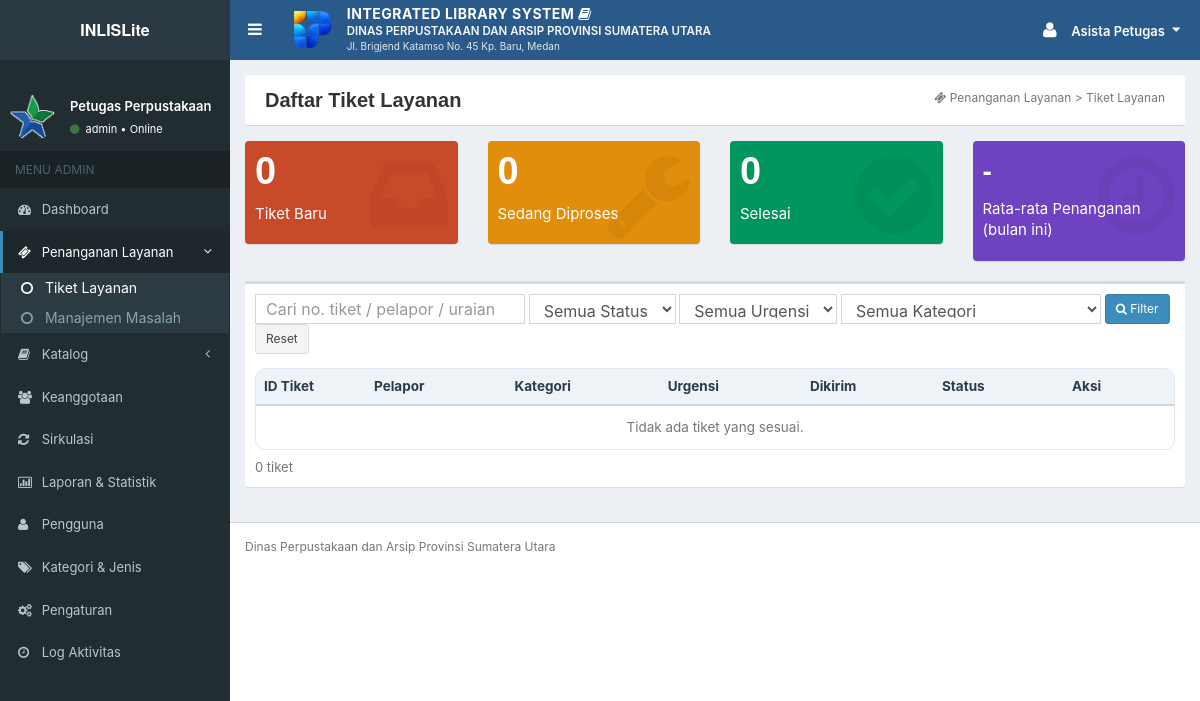
The page /admin/tiket.php (signed in) on the database as committed earlier.
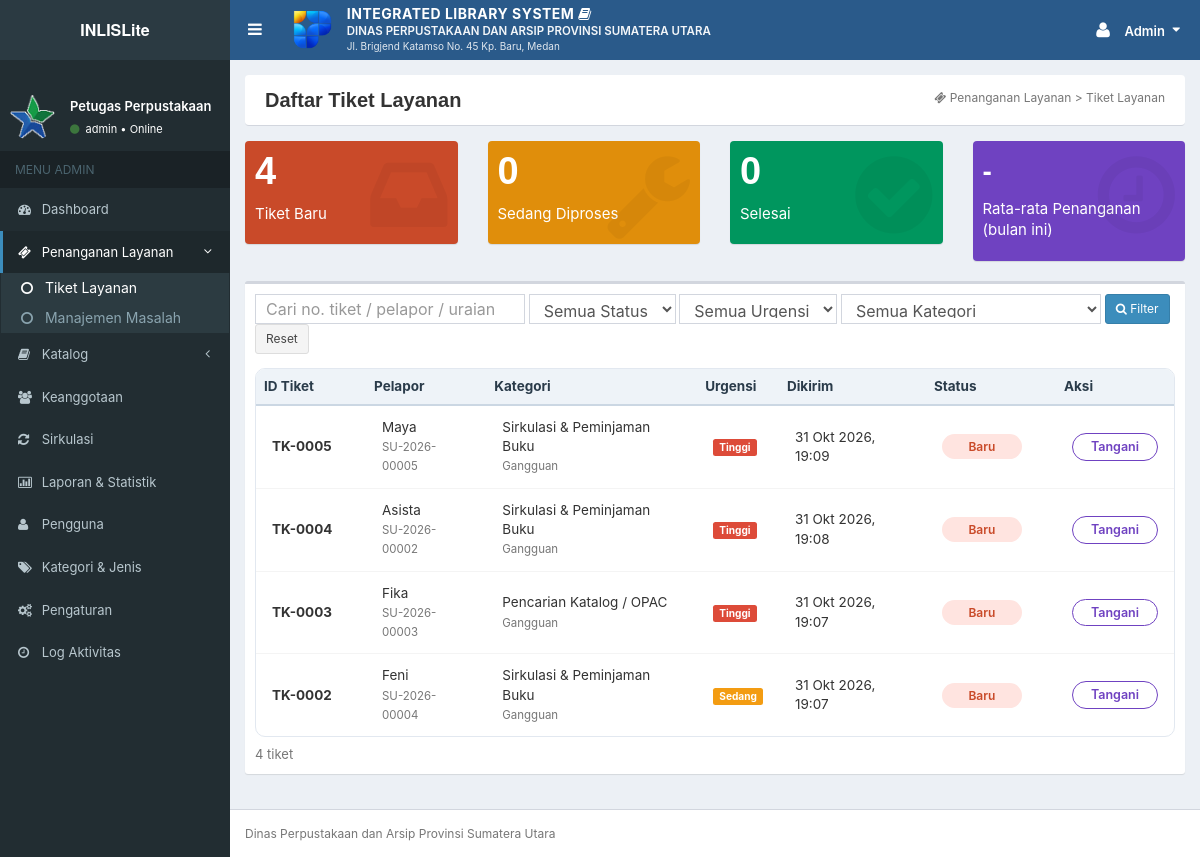
The same page on the database as committed later.
### tables this page shows
CREATE TABLE `users` (
  `id_user` int(10) UNSIGNED NOT NULL,
  `nama` varchar(100) NOT NULL,
  `username` varchar(50) NOT NULL,
  `email` varchar(100) DEFAULT NULL,
  `password` varchar(255) NOT NULL COMMENT 'hash bcrypt (password_hash)',
  `peran` enum('Admin','Pemustaka','Pimpinan') NOT NULL,
  `status` enum('Aktif','Nonaktif') NOT NULL DEFAULT 'Aktif',
  `last_login` datetime DEFAULT NULL,
  `created_at` datetime NOT NULL DEFAULT current_timestamp(),
  `updated_at` datetime NOT NULL DEFAULT current_timestamp() ON UPDATE current_timestamp()
);

CREATE TABLE `tiket_insiden` (
  `id_tiket` int(10) UNSIGNED NOT NULL,
  `nomor_tiket` varchar(20) NOT NULL,
  `id_pelapor` int(10) UNSIGNED NOT NULL,
  `id_admin` int(10) UNSIGNED DEFAULT NULL,
  `jenis` varchar(60) NOT NULL,
  `kategori` varchar(60) NOT NULL,
  `urgensi` enum('Rendah','Sedang','Tinggi') NOT NULL DEFAULT 'Rendah',
  `deskripsi` text NOT NULL,
  `kontak` varchar(100) DEFAULT NULL,
  `status` enum('Baru','Diproses','Selesai') NOT NULL DEFAULT 'Baru',
  `penanganan` text DEFAULT NULL COMMENT 'catatan penanganan / solusi',
  `tanggal_diproses` datetime DEFAULT NULL,
  `tanggal_selesai` datetime DEFAULT NULL,
  `rating` tinyint(3) UNSIGNED DEFAULT NULL COMMENT 'kepuasan pemustaka 1-5',
  `ulasan` varchar(255) DEFAULT NULL,
  `tanggal_dibuat` datetime NOT NULL DEFAULT current_timestamp(),
  `updated_at` datetime NOT NULL DEFAULT current_timestamp() ON UPDATE current_timestamp()
);

CREATE TABLE `anggota` (
  `id_anggota` int(10) UNSIGNED NOT NULL,
  `id_user` int(10) UNSIGNED DEFAULT NULL,
  `nomor_anggota` varchar(30) NOT NULL,
  `nama` varchar(100) NOT NULL,
  `jenis_anggota` enum('Umum','Pelajar','Mahasiswa','Pegawai') NOT NULL DEFAULT 'Umum',
  `jenis_kelamin` enum('Laki-laki','Perempuan') DEFAULT NULL,
  `alamat` varchar(255) DEFAULT NULL,
  `telepon` varchar(20) DEFAULT NULL,
  `email` varchar(100) DEFAULT NULL,
  `tanggal_daftar` date NOT NULL,
  `masa_berlaku` date NOT NULL,
  `status` enum('Aktif','Nonaktif') NOT NULL DEFAULT 'Aktif',
  `created_at` datetime NOT NULL DEFAULT current_timestamp(),
  `updated_at` datetime NOT NULL DEFAULT current_timestamp() ON UPDATE current_timestamp()
);

### admin/tiket.php (the view, shortened to what the changed rows need)
<?php
require dirname(__DIR__) . '/app/bootstrap.php';
require APP_ROOT . '/app/views/layout.php';
Auth::wajib(['Admin']);
$f = [
    'status'   => get('status'),
    'urgensi'  => get('urgensi'),
    'kategori' => get('kategori'),
    'q'        => get('q'),
];
$ring = PermintaanLayanan::ringkasStatus();
$total = PermintaanLayanan::hitung($f);
$pg = paginasi($total, 10);
$daftar = PermintaanLayanan::daftar($f, $pg['per'], $pg['offset']);
$bulanIni = DashboardManfaat::ringkasan(date('Y-m-01'), date('Y-m-d', strtotime('first day of next month')));
tampil_header('Daftar Tiket Layanan', 'tiket', ['ikon' => 'ticket', 'crumb' => 'Penanganan Layanan > Tiket Layanan']);
?>
<div class="row">
    <div class="col-md-3 col-xs-6"><div class="small-box" style="background:#c94a29;color:#fff;border-radius:4px"><div class="inner"><h3><?= $ring['baru'] ?></h3><p>Tiket Baru</p></div><div class="icon" style="opacity:.3"><i class="fa fa-inbox"></i></div></div></div>
</div>
<div class="box box-default">
    <div class="box-body">
        <form method="get" class="form-inline" style="margin-bottom:14px">
            <input type="text" name="q" value="<?= e($f['q']) ?>" class="form-control input-sm" placeholder="Cari no. tiket / pelapor / uraian" style="min-width:230px">
            <select name="status" class="form-control input-sm"><option value="">Semua Status</option>
                <?php foreach (PermintaanLayanan::STATUS as $s): ?><option<?= selected($f['status'], $s) ?>><?= e($s) ?></option><?php endforeach; ?></select>
            <select name="urgensi" class="form-control input-sm"><option value="">Semua Urgensi</option>
                <?php foreach (PermintaanLayanan::URGENSI as $s): ?><option<?= selected($f['urgensi'], $s) ?>><?= e($s) ?></option><?php endforeach; ?></select>
            <select name="kategori" class="form-control input-sm"><option value="">Semua Kategori</option>
                <?php foreach (Referensi::nama('kategori', false) as $s): ?><option<?= selected($f['kategori'], $s) ?>><?= e($s) ?></option><?php endforeach; ?></select>
            <button class="btn btn-primary btn-sm"><i class="fa fa-search"></i> Filter</button>
            <a href="<?= e(url('admin/tiket.php')) ?>" class="btn btn-default btn-sm">Reset</a>
        </form>
        <div class="table-modern table-responsive">
            <table class="table" style="width:100%">
                <thead><tr><th style="width:110px">ID Tiket</th><th>Pelapor</th><th>Kategori</th><th>Urgensi</th><th>Dikirim</th><th style="width:130px">Status</th><th style="width:110px">Aksi</th></tr></thead>
                <tbody>
                <?php foreach ($daftar as $t): ?>
                    <tr>
                        <td><strong><?= e($t['nomor_tiket']) ?></strong></td>
                        <td><?= e($t['nama_pelapor']) ?><br><small class="text-muted"><?= e($t['nomor_anggota'] ?? '') ?></small></td>
                        <td><?= e($t['kategori']) ?><br><small class="text-muted"><?= e($t['jenis']) ?></small></td>
                        <td><?= badge_urgensi($t['urgensi']) ?></td>
                        <td><?= e(tgl_waktu($t['tanggal_dibuat'])) ?></td>
                        <td><?= badge_status($t['status']) ?></td>
                        <td><a class="btn-action-outline" href="<?= e(url('admin/tiket_detail.php?id=' . (int)$t['id_tiket'])) ?>"><?= $t['status'] === 'Baru' ? 'Tangani' : 'Lihat' ?></a></td>
                    </tr>
                <?php endforeach; ?>
                <?php if (!$daftar): ?><tr><td colspan="7" class="text-center text-muted">Tidak ada tiket yang sesuai.</td></tr><?php endif; ?>
                </tbody>
            </table>
        </div>
        <div class="text-muted" style="margin-top:8px"><?= angka($total) ?> tiket</div>
    </div>
</div>
<?php tampil_footer(); ?>

### app/views/layout.php (shortened to what the changed rows need)
<?php
function menu_peran(string $peran): array
{
    switch ($peran) {
        case 'Admin':
            return [
                ['Dashboard', 'dashboard', 'admin/index.php', 'dashboard'],
                ['Penanganan Layanan', 'ticket', null, 'layanan', [
                    ['Tiket Layanan', 'admin/tiket.php', 'tiket'],
                    ['Manajemen Masalah', 'admin/masalah.php', 'masalah'],
                ]],
                ['Katalog', 'book', null, 'katalog', [
                    ['Data Bibliografis', 'admin/bibliografi.php', 'bibliografi'],
                    ['Data Koleksi', 'admin/koleksi.php', 'koleksi'],
                ]],
                ['Keanggotaan', 'users', 'admin/anggota.php', 'anggota'],
                ['Sirkulasi', 'refresh', 'admin/sirkulasi.php', 'sirkulasi'],
                ['Laporan & Statistik', 'bar-chart-o', 'laporan.php', 'laporan'],
                ['Pengguna', 'user', 'admin/pengguna.php', 'pengguna'],
                ['Kategori & Jenis', 'tags', 'admin/kategori.php', 'kategori'],
                ['Pengaturan', 'gears', 'admin/pengaturan.php', 'pengaturan'],
                ['Log Aktivitas', 'clock-o', 'admin/log.php', 'log'],
            ];
    }
}
function tampil_header(string $judul, string $aktif = '', array $opsi = []): void
{
    $u = Auth::user();
    $peran = $u['peran'] ?? 'Pemustaka';
    ?>
<!DOCTYPE html>
<html lang="id">
<head>
    <link href="<?= e(asset('css/bootstrap.css')) ?>" rel="stylesheet">
    <link href="<?= e(asset('css/font-awesome.min.css')) ?>" rel="stylesheet">
    <link href="<?= e(asset('css/AdminLTE.css')) ?>" rel="stylesheet">
    <link href="<?= e(asset('css/_all-skins.css')) ?>" rel="stylesheet">
    <link href="<?= e(asset('css/sweetalert.css')) ?>" rel="stylesheet">
    <link href="<?= e(asset('css/app.css')) ?>" rel="stylesheet">
</head>
<body class="skin-blue sidebar-mini">
<div class="wrapper">
    <header class="main-header no-print">
        <nav class="navbar navbar-static-top" style="background-color:#2a5a8a;min-height:60px;">
            <div class="navbar-custom-menu">
                <ul class="nav navbar-nav" style="padding-top:5px;">
                    <li class="dropdown user user-menu">
                        <a href="#" class="dropdown-toggle" data-toggle="dropdown" style="padding-top:15px;padding-bottom:15px;" aria-label="Menu akun">
                            <i class="fa fa-user fa-lg"></i>
                            <span class="hidden-xs nama-user"><?= e($u['nama'] ?? '') ?></span>
                            <i class="fa fa-caret-down" style="margin-left:4px;"></i>
                        </a>
                    </li>
                </ul>
            </div>
        </nav>
    </header>
    <aside class="main-sidebar no-print">
        <section class="sidebar">
            <div class="user-panel">
                <div class="pull-left info">
                    <p><?= e($peran === 'Admin' ? 'Petugas Perpustakaan' : ($peran === 'Pimpinan' ? 'Pimpinan / Kepala Dinas' : 'Pemustaka')) ?></p>
                    <a href="#"><i class="fa fa-circle text-success"></i> <?= e($u['username'] ?? '') ?> &bull; Online</a>
                </div>
            </div>
            <ul class="sidebar-menu">
                <?php foreach (menu_peran($peran) as $m): ?>
                    <?php if (isset($m[4])): ?>
                        <?php $buka = false; foreach ($m[4] as $a) { if ($a[2] === $aktif) { $buka = true; } } ?>
                        <li class="treeview<?= $buka ? ' active' : '' ?>">
                            <a href="javascript:void(0)"><i class="fa fa-<?= e($m[1]) ?>"></i> <span><?= e($m[0]) ?></span><i class="fa fa-angle-left pull-right"></i></a>
                            <ul class="treeview-menu">
                                <?php foreach ($m[4] as $a): ?>
                                    <li<?= $a[2] === $aktif ? ' class="active"' : '' ?>><a href="<?= e(url($a[1])) ?>"><i class="fa fa-circle-o"></i> <?= e($a[0]) ?></a></li>
                                <?php endforeach; ?>
                            </ul>
                        </li>
                    <?php else: ?>
                        <li<?= $m[3] === $aktif ? ' class="active"' : '' ?>>
                            <a href="<?= e(url($m[2])) ?>"><i class="fa fa-<?= e($m[1]) ?>"></i> <span><?= e($m[0]) ?></span></a>
                        </li>
                    <?php endif; ?>
                <?php endforeach; ?>
            </ul>
        </section>
    </aside>
    <div class="content-wrapper" style="background-color:#ecf0f5;">
        <section class="content" style="padding-top:15px;">
    <?php
}
function tampil_footer(array $skrip = [], string $inline = ''): void
{
    ?>
        </section>
    </div>
</div>
</body>
</html>
    <?php
}

### app/helpers.php (shortened to what the changed rows need)
<?php
function e($v): string
{
    return htmlspecialchars((string)($v ?? ''), ENT_QUOTES | ENT_SUBSTITUTE, 'UTF-8');
}
function url(string $path = ''): string
{
    return BASE_URL . '/' . ltrim($path, '/');
}
function asset(string $path): string
{
    return url('assets/' . ltrim($path, '/'));
}
function get(string $key, string $default = ''): string
{
    $v = $_GET[$key] ?? $default;
    return is_string($v) ? trim($v) : $default;
}
function flash_ambil(): array
{
    $f = $_SESSION['_flash'] ?? [];
    return $f;
}
function tgl(?string $d, bool $pendek = true): string
{
    $t = strtotime($d);
    $b = BULAN_ID[(int)date('n', $t)];
    return date('j', $t) . ' ' . ($pendek ? substr($b, 0, 3) : $b) . ' ' . date('Y', $t);
}
function tgl_waktu(?string $d): string
{
    $t = strtotime($d);
    return $t === false ? '-' : tgl($d) . ', ' . date('H:i', $t);
}
function angka($n, int $desimal = 0): string
{
    return number_format((float)$n, $desimal, ',', '.');
}
function badge_status(string $status): string
{
    $map = [
        'Baru' => 'baru', 'Diproses' => 'diproses', 'Selesai' => 'selesai', 'Dianalisis' => 'diproses',
    ];
    $c = $map[$status] ?? 'selesai';
    return '<span class="status-badge ' . $c . '">' . e($status) . '</span>';
}
function badge_urgensi(string $u): string
{
    $c = ['Tinggi' => 'danger', 'Sedang' => 'warning', 'Rendah' => 'default'][$u] ?? 'default';
    return '<span class="label label-' . $c . '">' . e($u) . '</span>';
}
function paginasi(int $total, int $per = 10): array
{
    $pages = max(1, (int)ceil($total / $per));
    $page = (int)get('page', '1');
    $page = max(1, min($page, $pages));
    return ['page' => $page, 'pages' => $pages, 'offset' => ($page - 1) * $per, 'per' => $per];
}

Rows that differ between the two databases and show on the page:
changed users "admin": nama "Asista Petugas" → "Admin"
added tiket_insiden: nomor_tiket "TK-0005", users.nama "Maya", anggota.nomor_anggota "SU-2026-00005", kategori "Sirkulasi & Peminjaman Buku", jenis "Gangguan", urgensi "Tinggi", tanggal_dibuat "31 Okt 2026, 19:09", status "Baru", shows "Tangani"
added tiket_insiden: nomor_tiket "TK-0004", users.nama "Asista", anggota.nomor_anggota "SU-2026-00002", kategori "Sirkulasi & Peminjaman Buku", jenis "Gangguan", urgensi "Tinggi", tanggal_dibuat "31 Okt 2026, 19:08", status "Baru", shows "Tangani"
added tiket_insiden: nomor_tiket "TK-0003", users.nama "Fika", anggota.nomor_anggota "SU-2026-00003", kategori "Pencarian Katalog / OPAC", jenis "Gangguan", urgensi "Tinggi", tanggal_dibuat "31 Okt 2026, 19:07", status "Baru", shows "Tangani"
added tiket_insiden: nomor_tiket "TK-0002", users.nama "Feni", anggota.nomor_anggota "SU-2026-00004", kategori "Sirkulasi & Peminjaman Buku", jenis "Gangguan", urgensi "Sedang", tanggal_dibuat "31 Okt 2026, 19:07", status "Baru", shows "Tangani"
Other text that changed with them:
$ring['baru']: "0" → "4"
angka($total): "0" → "4"
text no longer shown: "Tidak ada tiket yang sesuai."
